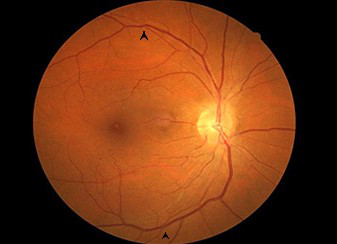
#> input picture images/healthy.png, 337 x 244 px
$ python main.py   (older library calls are emulated)
#> lines starting #> are read from the running program, lines starting #| are printed output that depends on the picture; after the words box and inside, x2 and y2 are one past the last pixel; in counts of white or black regions, pixels touching at a corner belong together
import cv2
import numpy as np
import math
import argparse

def tmp_plot(img, title, mask=None):
    """
    Display image with optional mask overlay
    img: input image
    title: window title
    mask: optional mask image to overlay on the original image
    """
    img = img.copy()
    if mask is not None:
        mask = cv2.cvtColor(mask, cv2.COLOR_GRAY2BGR)
        img = cv2.addWeighted(img, 0.5, mask, 0.5, 0)
    cv2.imshow(title, img)
    key = cv2.waitKey(0)
    cv2.destroyAllWindows()

def load_image(image_path):
    """
    Load fundus image
    image_path: path to the image file
    returns: loaded image
    """
    img = cv2.imread(image_path)
    if img is None:
        raise ValueError("Failed to read image, please check the path")
    return img

def calc_valid_mask(img):
    """
    Calculate valid region mask, excluding image edges and background
    img: input image
    returns: valid region mask (255=valid, 0=invalid)
    """
    # Convert to grayscale
    gray = cv2.cvtColor(img, cv2.COLOR_BGR2GRAY)

    # Calculate threshold based on mean and standard deviation
    mean_val = np.mean(gray)
    std_val = np.std(gray)
    threshold = max(10, int(mean_val - std_val))

    # Create mask, mark regions below threshold as invalid
    valid_mask = np.ones_like(gray) * 255
    valid_mask[gray < threshold] = 0

    print(f"valid_mask info - size: {valid_mask.shape}, mean: {np.mean(valid_mask)}")
    return valid_mask

def detect_disc(img, hsv, valid_mask):
    """
    Detect optic disc region
    img: original image
    hsv: image in HSV color space
    valid_mask: valid region mask
    returns: optic disc region mask
    """
    # Define optic disc color range (HSV space)
    lower_disc = np.array([15, 80, 120])
    upper_disc = np.array([40, 255, 255])

    # Color thresholding
    disc_mask = cv2.inRange(hsv, lower_disc, upper_disc)

    # Apply valid region mask
    disc_mask = cv2.bitwise_and(disc_mask, valid_mask)

    # Gaussian blur to smooth edges
    disc_mask = cv2.GaussianBlur(disc_mask, (5, 5), 0)

    # Morphological opening to remove small noise
    kernel = np.ones((3, 3), np.uint8)
    disc_mask = cv2.morphologyEx(disc_mask, cv2.MORPH_OPEN, kernel)

    # Morphological closing to fill small holes
    kernel = np.ones((7, 7), np.uint8)
    disc_mask = cv2.morphologyEx(disc_mask, cv2.MORPH_CLOSE, kernel)

    # Binarization
    disc_mask = cv2.threshold(disc_mask, 127, 255, cv2.THRESH_BINARY)[1]

    return disc_mask

def locate_disc_center_and_radius(disc_mask, img):
    """
    Locate optic disc center and calculate radius
    disc_mask: optic disc region mask
    img: original image
    returns: optic disc center coordinates and radius
    """
    # Find contours
    contours, _ = cv2.findContours(disc_mask, cv2.RETR_EXTERNAL, cv2.CHAIN_APPROX_SIMPLE)
    if not contours:
        print("Warning: No optic disc detected")
        return None, None

    # Select the largest contour as the optic disc
    max_contour = max(contours, key=cv2.contourArea)
    area = cv2.contourArea(max_contour)

    # Filter out too small regions
    if area < 500:
        print("Warning: Optic disc region too small")
        return None, None

    # Calculate minimum enclosing circle to get center and radius
    (center_x, center_y), radius = cv2.minEnclosingCircle(max_contour)
    center = (int(center_x), int(center_y))
    radius = int(radius)

    # Visualize optic disc detection result
    result = img.copy()
    cv2.circle(result, center, radius, (0, 255, 0), 2)
    cv2.putText(result, "Optic Disc", (center[0]+radius, center[1]-radius),
               cv2.FONT_HERSHEY_SIMPLEX, 0.7, (0, 255, 0), 2)
    tmp_plot(result, "Detected Optic Disc")

    return center, radius

def detect_vessels(img, valid_mask):
    """
    Detect vessel structures in fundus image
    img: original image
    valid_mask: valid region mask
    returns: vessel probability map and binary vessel mask
    """
    # Convert to grayscale
    gray = cv2.cvtColor(img, cv2.COLOR_BGR2GRAY)

    # Apply valid region mask
    masked_gray = cv2.bitwise_and(gray, valid_mask)

    # Contrast enhancement to highlight vessel structures
    clahe = cv2.createCLAHE(clipLimit=2.0, tileGridSize=(8, 8))
    enhanced = clahe.apply(masked_gray)

    # Gaussian blur for noise reduction
    blurred = cv2.GaussianBlur(enhanced, (3, 3), 0)

    # Laplacian operator for edge detection, suitable for linear structures (vessels)
    laplacian = cv2.Laplacian(blurred, cv2.CV_8U, ksize=3)

    # Thresholding to enhance vessel structures
    _, thresh = cv2.threshold(laplacian, 10, 255, cv2.THRESH_BINARY)

    # Morphological operations to optimize vessel structure
    kernel = np.ones((2, 2), np.uint8)
    dilated = cv2.dilate(thresh, kernel, iterations=1)
    vessels_binary = cv2.erode(dilated, kernel, iterations=1)

    # Ensure processing only in valid regions
    vessels_binary = cv2.bitwise_and(vessels_binary, valid_mask)

    # Create vessel probability map
    vessels_prob = cv2.normalize(vessels_binary, None, 0, 255, cv2.NORM_MINMAX)

    return vessels_prob, vessels_binary

def detect_macula_based_on_disc(img, disc_center, disc_radius, valid_mask):
    """
    Detect macula based on optic disc position
    img: original image
    disc_center: optic disc center coordinates
    disc_radius: optic disc radius
    valid_mask: valid region mask
    returns: macula position coordinates
    """
    if disc_center is None or disc_radius is None:
        print("Error: No optic disc position available, cannot detect macula")
        return None

    # Convert to RGB color space (for gray value calculation)
    gray = cv2.cvtColor(img, cv2.COLOR_BGR2RGB)
    h, w = gray.shape[:2]

    # Define search region: circle centered at optic disc with radius 3 times disc radius
    search_radius = min(disc_radius * 3, max(h, w) // 2)
    search_center = disc_center

    # Select 360 evenly distributed points on the circle as candidates (1 degree interval)
    num_candidates = 360
    macula_candidates = []

    # Detect vessels
    vessels, vessels_binary = detect_vessels(img, valid_mask)
    tmp_plot(img, "Vessels Detection", vessels_binary)

    # Create visualization image for candidate points
    candidate_visualization = img.copy()

    # Iterate through all candidate points
    for i in range(num_candidates):
        # Calculate point on circle
        angle = 2 * math.pi * i / num_candidates
        x = int(search_center[0] + search_radius * math.cos(angle))
        y = int(search_center[1] + search_radius * math.sin(angle))

        # Ensure candidate point is within image bounds
        if 0 <= x < w and 0 <= y < h:
            # Create candidate region mask: circle centered at current point with disc radius
            candidate_mask = np.zeros_like(gray[:, :, 0])
            cv2.circle(candidate_mask, (x, y), disc_radius, 255, -1)

            # Apply valid region mask
            masked_candidate = cv2.bitwise_and(candidate_mask, valid_mask)

            # Calculate total pixels in candidate region
            total_pixels = np.sum(candidate_mask > 0)
            if total_pixels == 0:
                continue

            # Calculate valid region pixels
            valid_pixels = np.sum(masked_candidate > 0)
            valid_area_ratio = valid_pixels / total_pixels

            # Continue processing if valid area ratio exceeds threshold
            if valid_area_ratio >= 0.3:
                # Calculate vessel density in candidate region
                vessel_mask = cv2.bitwise_and(vessels_binary, masked_candidate)
                vessel_pixels = np.sum(vessel_mask > 0)
                vessel_density = vessel_pixels / valid_pixels if valid_pixels > 0 else 0

                # Calculate mean gray value in candidate region (lower value means darker)
                mean_gray = cv2.mean(gray, mask=masked_candidate)[0]

                # Record candidate point information
                macula_candidates.append((x, y, mean_gray, valid_area_ratio, vessel_density))
                cv2.circle(candidate_visualization, (x, y), 3, (255, 0, 255), -1)

    # Display all candidate points
    tmp_plot(candidate_visualization, "Macula Candidates")

    # Return None if no valid candidates found
    if not macula_candidates:
        print("Warning: No valid macula candidate regions found, try adjusting parameters")
        return None

    # Sort by priority:
    # 1. Lowest vessel density (macula region has low vessel density)
    # 2. Lowest gray value (darkest color)
    # 3. Highest valid area ratio
    macula_candidates.sort(key=lambda x: (x[4], x[2], -x[3]))
    best_candidate = macula_candidates[0]

    # Visualize final result
    visualization = img.copy()
    cv2.circle(visualization, search_center, search_radius, (255, 0, 0), 2)
    cv2.circle(visualization, (best_candidate[0], best_candidate[1]), disc_radius, (255, 0, 0), 2)
    cv2.putText(visualization, f"Macula (Vessel: {best_candidate[4]:.4f}, Gray: {best_candidate[2]:.1f})",
               (best_candidate[0]+disc_radius, best_candidate[1]-disc_radius),
               cv2.FONT_HERSHEY_SIMPLEX, 0.7, (255, 0, 0), 2)
    tmp_plot(visualization, "Macula Localization Based on Disc and Vessels")

    return (best_candidate[0], best_candidate[1])

def detect_macula_disc(image_path):
    """
    Main function: Detect optic disc and macula in fundus image
    image_path: path to fundus image
    returns: macula position, optic disc position and radius
    """
#> called with image_path = 'images/healthy.png'
    # Load image
    img = load_image(image_path)
#> in load_image, img is the input picture: shape (244, 337, 3); mean B, G, R 19.9, 52.6, 109.8
    img_rgb = cv2.cvtColor(img, cv2.COLOR_BGR2RGB)
    tmp_plot(img, "raw")
#> (key Esc is pressed here)

    # Calculate valid region mask
    valid_mask = calc_valid_mask(img)
#> in calc_valid_mask, `gray = cv2.cvtColor(img, cv2.COLOR_BGR2GRAY)`:
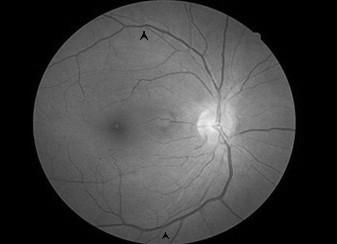
#> gray: shape (244, 337); min 0, max 241, mean 65.9
#> in calc_valid_mask, `mean_val = np.mean(gray)`: mean_val = 65.93
#> in calc_valid_mask, `std_val = np.std(gray)`: std_val = 55.83
#> in calc_valid_mask, `threshold = max(10, int(mean_val - std_val))`: threshold = 10
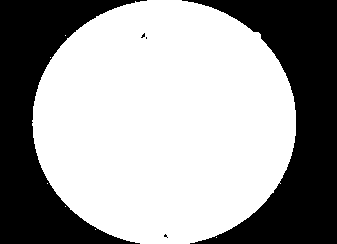
#> valid_mask: shape (244, 337); 62% white; 5 black regions (3 under 20 px), largest, box (x1, y1, x2, y2) and area: (182, 0, 337, 244) 16595, (0, 0, 147, 244) 14593
    tmp_plot(img, "valid_mask", valid_mask)
#> (key Enter is pressed here)

    # Convert to HSV color space for optic disc detection
    hsv = cv2.cvtColor(img, cv2.COLOR_BGR2HSV)
#> hsv: shape (244, 337, 3); mean H, S, V 11.4, 146.1, 109.9

    # Detect optic disc region
    disc_mask = detect_disc(img, hsv, valid_mask)
    tmp_plot(img, "disc_mask", disc_mask)
#> call 3 of tmp_plot, with title = 'disc_mask'
#> in tmp_plot (call 3), `img = cv2.addWeighted(img, 0.5, mask, 0.5, 0)`:
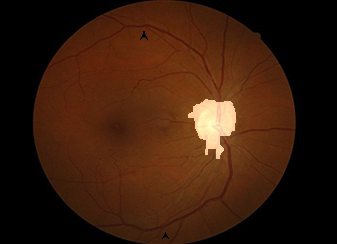
#> img: shape (244, 337, 3); mean B, G, R 12.6, 28.9, 57.5

    # Locate optic disc center and calculate radius
    disc_center, disc_radius = locate_disc_center_and_radius(disc_mask, img)
#> in locate_disc_center_and_radius, `contours, _ = cv2.findContours(disc_mask, cv2.RETR_EXTERNAL, cv2.CHAIN..`: contours = 1 contour; box (x1, y1, x2, y2) and area: (188, 99, 236, 159) 1591
#> in locate_disc_center_and_radius, `max_contour = max(contours, key=cv2.contourArea)`: max_contour = contour of 71 points, box (x1, y1, x2, y2) (188, 99, 236, 159), area 1591
#> in locate_disc_center_and_radius, `area = cv2.contourArea(max_contour)`: area = 1591
#> in locate_disc_center_and_radius, `(center_x, center_y), radius = cv2.minEnclosingCircle(max_contour)`: center_x = 214.8; center_y = 127.6; radius = 30.67
#> in locate_disc_center_and_radius, `center = (int(center_x), int(center_y))`: center = (214, 127)
#> in locate_disc_center_and_radius, `radius = int(radius)`: radius = 30
#> disc_center = (214, 127); disc_radius = 30

    # Detect macula based on optic disc position
    macula_position = detect_macula_based_on_disc(img, disc_center, disc_radius, valid_mask)
#> in detect_macula_based_on_disc, `search_radius = min(disc_radius * 3, max(h, w) // 2)`: search_radius = 90
#> in detect_macula_based_on_disc, `search_center = disc_center`: search_center = (214, 127)
#> in tmp_plot (call 5), `img = cv2.addWeighted(img, 0.5, mask, 0.5, 0)`:
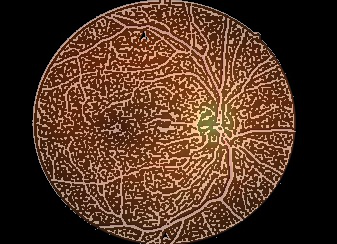
#> img: shape (244, 337, 3); mean B, G, R 35.3, 51.6, 80.2
#> the loop in detect_macula_based_on_disc, `for i in range(num_candidates):` made 360 passes
#> (x, y, total_pixels, valid_pixels) on pass 86: (221, 216, 2784, 2247)
#> pass 1, in detect_macula_based_on_disc, `vessel_mask = cv2.bitwise_and(vessels_binary, masked_candidate)`:
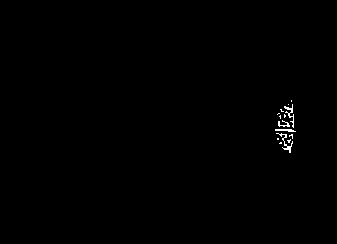
#> vessel_mask: shape (244, 337); 0.33% white in thin lines or dots, all inside (x1, y1, x2, y2) = (275, 100, 296, 153)
#> after the loop in detect_macula_based_on_disc, `for i in range(num_candidates):`:
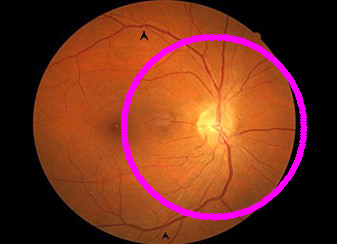
#> candidate_visualization: shape (244, 337, 3); 4.36% of pixels changed, all inside (x1, y1, x2, y2) = (121, 34, 308, 221)
#> in detect_macula_based_on_disc, `cv2.putText(visualization, f"Macula (Vessel: {best_candidate[4]:.4f}, ..`:
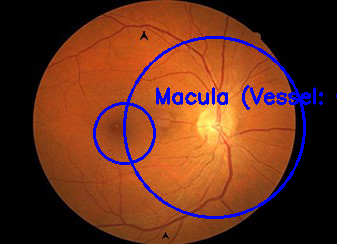
#> visualization: shape (244, 337, 3); mean B, G, R 29.5, 49.5, 103.5

    # Visualize final result
    result = img.copy()
    if disc_center and disc_radius:
        cv2.circle(result, disc_center, disc_radius, (0, 255, 0), 2)
        cv2.putText(result, "Optic Disc", (disc_center[0]+disc_radius, disc_center[1]-disc_radius),
                   cv2.FONT_HERSHEY_SIMPLEX, 0.7, (0, 255, 0), 2)

    if macula_position:
        cv2.circle(result, macula_position, 20, (255, 0, 0), 2)
        cv2.putText(result, "Macula", (macula_position[0]+25, macula_position[1]),
                   cv2.FONT_HERSHEY_SIMPLEX, 0.7, (255, 0, 0), 2)

    tmp_plot(result, "Final Result")

    return macula_position, disc_center, disc_radius

if __name__ == "__main__":
    parser = argparse.ArgumentParser()
    parser.add_argument("--image_path", type=str, default="images/healthy.png")
    args = parser.parse_args()
    image_path = args.image_path

    # Execute optic disc and macula detection
    macula_pos, disc_pos, disc_rad = detect_macula_disc(image_path)

    # Output detection results
    if macula_pos:
        print(f"Macula position: x={macula_pos[0]}, y={macula_pos[1]}")
    else:
        print("Failed to detect macula")

    if disc_pos:
        print(f"Optic disc position: x={disc_pos[0]}, y={disc_pos[1]}, radius: {disc_rad}")
    else:
        print("Failed to detect optic disc")

$ run again, with images/4.png copied over images/healthy.png
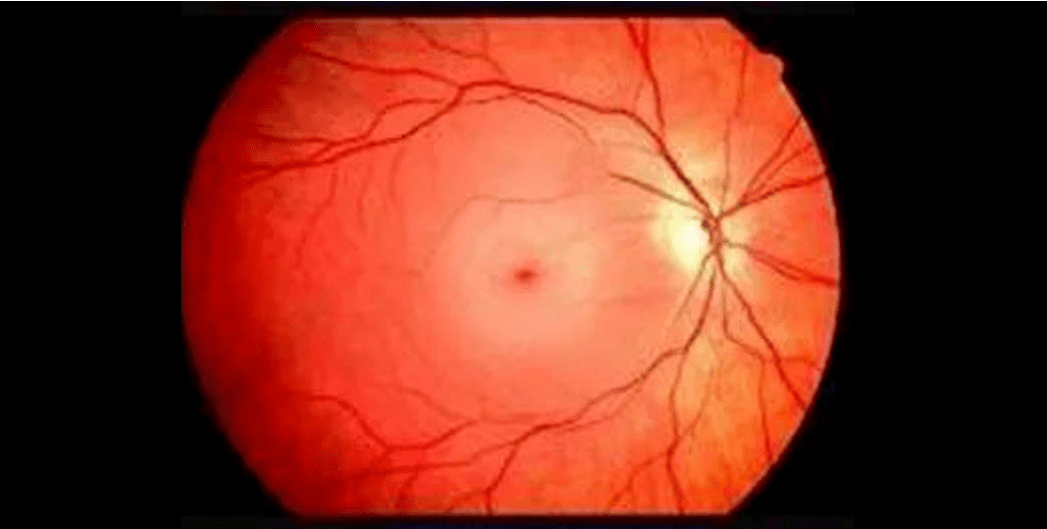
#> input picture images/4.png, 1047 x 529 px
#> in load_image, img is the input picture: shape (529, 1047, 3); mean B, G, R 30.9, 47.8, 123.6
#> mean_val = 68.56
#> std_val = 70.58
#> threshold = 10
#> in detect_macula_disc, `valid_mask = calc_valid_mask(img)`:
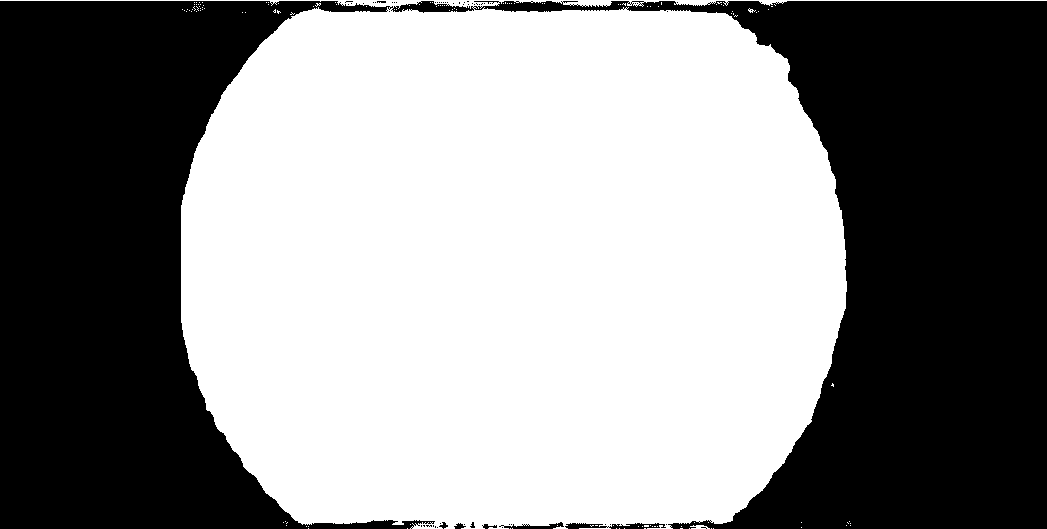
#> valid_mask: shape (529, 1047); 55.7% white; 58 black regions (52 under 20 px), largest, box (x1, y1, x2, y2) and area: (0, 1, 1047, 529) 244581, (565, 523, 666, 529) 376, (499, 522, 564, 529) 200, (454, 523, 466, 529) 42, (482, 524, 497, 529) 38, (439, 522, 448, 529) 31
#> hsv: shape (529, 1047, 3); mean H, S, V 10.4, 127.2, 123.7
#> mask: shape (529, 1047, 3); 0.87% white; 3 white regions
#> contours = 3 contours; box (x1, y1, x2, y2) and area: (650, 171, 715, 284) 2637, (723, 219, 747, 280) 959, (683, 149, 722, 213) 836
#> max_contour = contour of 166 points, box (x1, y1, x2, y2) (650, 171, 715, 284), area 2637
#> area = 2637
#> in locate_disc_center_and_radius, `(center_x, center_y), radius = cv2.minEnclosingCircle(max_contour)`: center_x = 682.5; center_y = 227; radius = 59.99
#> center = (682, 227)
#> in locate_disc_center_and_radius, `radius = int(radius)`: radius = 59
#> disc_center = (682, 227); disc_radius = 59
#> search_radius = 177
#> search_center = (682, 227)
#> thresh: shape (529, 1047); 7.7% white in thin lines or dots
#> dilated: shape (529, 1047); 14.9% white; 3294 white regions (2713 under 20 px), largest, box (x1, y1, x2, y2) and area: (251, 22, 845, 526) 22253, (0, 1, 1047, 7) 2157, (309, 11, 740, 27) 1913
#> mask: shape (529, 1047, 3); 7.9% white; 4481 white regions (4193 under 20 px), largest, box (x1, y1, x2, y2) and area: (271, 64, 824, 259) 5308, (603, 266, 730, 523) 2057, (310, 13, 737, 27) 1341
#> the loop in detect_macula_based_on_disc, `for i in range(num_candidates):` made 360 passes
#> (x, y, valid_pixels) on pass 86: (697, 403, 10913)
#> in detect_macula_based_on_disc, `cv2.putText(visualization, f"Macula (Vessel: {best_candidate[4]:.4f}, ..`:
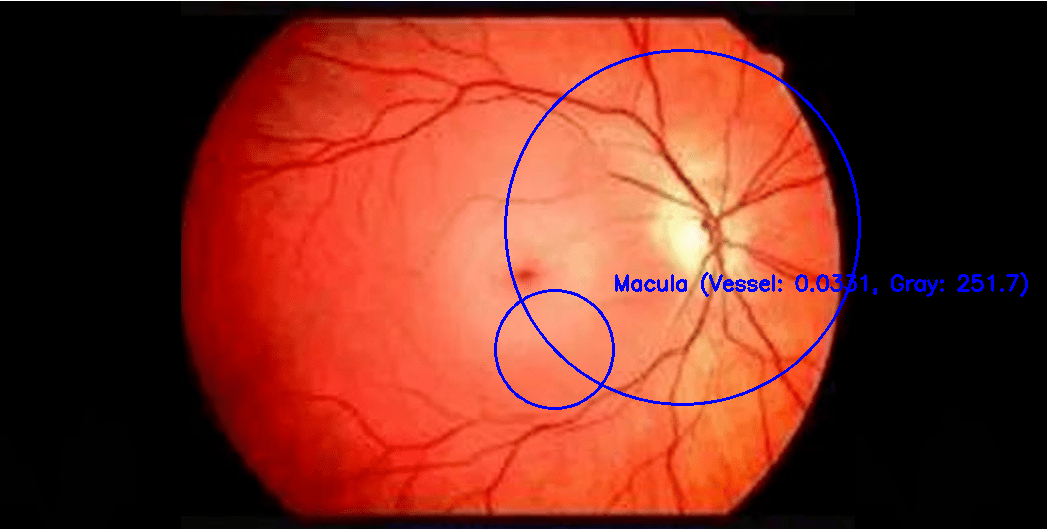
#> visualization: shape (529, 1047, 3); mean B, G, R 33.3, 46.6, 121.3

$ run again, with images/1.jpeg saved as images/healthy.png
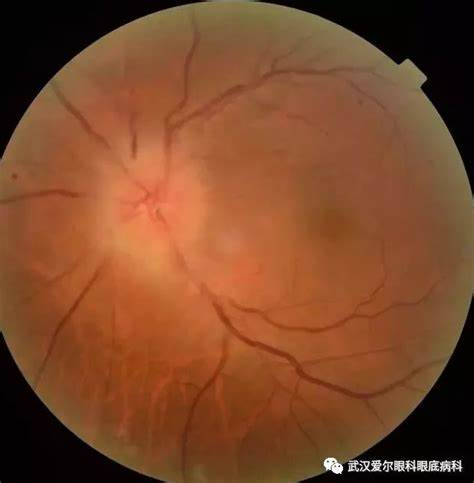
#> input picture images/1.jpeg, 474 x 483 px
#> in load_image, img is the input picture: shape (483, 474, 3); mean B, G, R 42.7, 73.4, 125.2
#> mean_val = 85.38
#> std_val = 42
#> threshold = 43
#> valid_mask: shape (483, 474); 82.5% white; 23 black regions (19 under 20 px), largest, box (x1, y1, x2, y2) and area: (259, 0, 474, 195) 11776, (0, 0, 206, 158) 10198, (300, 296, 474, 483) 9349, (0, 332, 165, 483) 8707
#> hsv: shape (483, 474, 3); mean H, S, V 27.9, 168.3, 125.3
#> mask: shape (483, 474, 3); 8.1% white; 15 white regions (1 under 20 px)
#> contours = 15 contours, 3 with area under 20; largest, box (x1, y1, x2, y2) and area: (40, 0, 474, 359) 15585, (72, 415, 136, 458) 578, (11, 109, 33, 158) 336, (407, 366, 441, 401) 314, (16, 343, 27, 366) 166
#> max_contour = contour of 535 points, box (x1, y1, x2, y2) (40, 0, 474, 359), area 15585
#> area = 15585
#> in locate_disc_center_and_radius, `(center_x, center_y), radius = cv2.minEnclosingCircle(max_contour)`: center_x = 247; center_y = 219.5; radius = 242.1
#> center = (247, 219)
#> in locate_disc_center_and_radius, `radius = int(radius)`: radius = 242
#> result: shape (483, 474, 3); 1.48% of pixels changed, all inside (x1, y1, x2, y2) = (4, 0, 474, 463)
#> disc_center = (247, 219); disc_radius = 242
#> search_radius = 241
#> search_center = (247, 219)
#> thresh: shape (483, 474); 10% white in thin lines or dots
#> dilated: shape (483, 474); 19.3% white; 1779 white regions (1445 under 20 px), largest, box (x1, y1, x2, y2) and area: (185, 278, 474, 483) 6691, (0, 0, 218, 177) 2469, (0, 266, 169, 483) 2106
#> mask: shape (483, 474, 3); 9.3% white in thin lines or dots
#> the loop in detect_macula_based_on_disc, `for i in range(num_candidates):` made 360 passes
#> (x, y) on passes 1 to 3: (488, 219), (487, 223), (487, 227)
#> after the loop in detect_macula_based_on_disc, `for i in range(num_candidates):`:
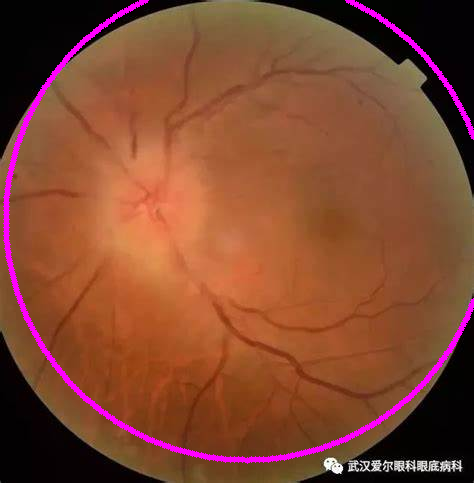
#> candidate_visualization: shape (483, 474, 3); 2.74% of pixels changed, all inside (x1, y1, x2, y2) = (3, 0, 474, 464)
#> after the loop in detect_macula_based_on_disc, `for i in range(num_candidates):`: macula_candidates = 272 items, first 6: (473, 301, 143.1, 0.847, 0.0996), (471, 305, 143.1, 0.85, 0.1), (470, 309, 143, 0.851, 0.1), (468, 313, 143, 0.854, 0.1), (467, 317, 142.9, 0.855, 0.1), (465, 320, 142.9, 0.857, 0.101)
#> best_candidate = (441, 77, 141.1, 0.841, 0.0728)
#> in detect_macula_based_on_disc, `cv2.circle(visualization, (best_candidate[0], best_candidate[1]), disc..`:
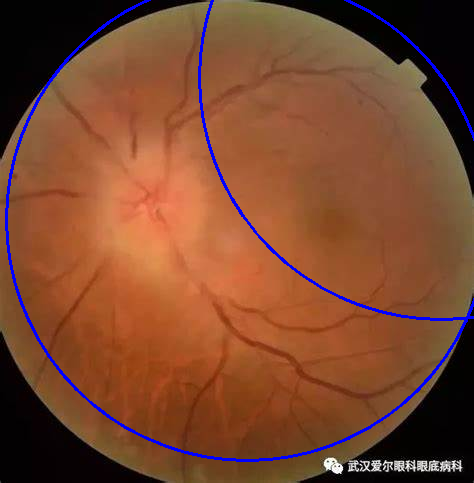
#> visualization: shape (483, 474, 3); mean B, G, R 47.4, 71.9, 122.9
